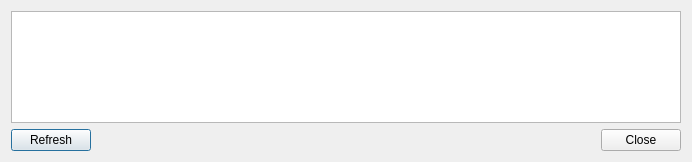
<?xml version="1.0" encoding="UTF-8"?>
<ui version="4.0">
 <class>PLuginManagerDialog</class>
 <widget class="QDialog" name="PLuginManagerDialog">
  <property name="windowModality">
   <enum>Qt::WindowModal</enum>
  </property>
  <property name="geometry">
   <rect>
    <x>0</x>
    <y>0</y>
    <width>692</width>
    <height>162</height>
   </rect>
  </property>
  <property name="windowTitle">
   <string>Dialog</string>
  </property>
  <layout class="QVBoxLayout" name="verticalLayout">
   <item>
    <widget class="QTableView" name="tableView">
     <property name="enabled">
      <bool>true</bool>
     </property>
     <property name="sizeAdjustPolicy">
      <enum>QAbstractScrollArea::AdjustToContents</enum>
     </property>
     <property name="editTriggers">
      <set>QAbstractItemView::NoEditTriggers</set>
     </property>
     <property name="alternatingRowColors">
      <bool>true</bool>
     </property>
     <property name="selectionMode">
      <enum>QAbstractItemView::NoSelection</enum>
     </property>
     <property name="selectionBehavior">
      <enum>QAbstractItemView::SelectRows</enum>
     </property>
     <property name="showGrid">
      <bool>false</bool>
     </property>
     <property name="gridStyle">
      <enum>Qt::NoPen</enum>
     </property>
     <attribute name="horizontalHeaderHighlightSections">
      <bool>false</bool>
     </attribute>
     <attribute name="horizontalHeaderStretchLastSection">
      <bool>true</bool>
     </attribute>
     <attribute name="verticalHeaderVisible">
      <bool>false</bool>
     </attribute>
     <attribute name="verticalHeaderCascadingSectionResizes">
      <bool>true</bool>
     </attribute>
     <attribute name="verticalHeaderMinimumSectionSize">
      <number>10</number>
     </attribute>
    </widget>
   </item>
   <item>
    <layout class="QHBoxLayout" name="horizontalLayout">
     <item>
      <widget class="QPushButton" name="pbRefresh">
       <property name="text">
        <string>Refresh</string>
       </property>
      </widget>
     </item>
     <item>
      <spacer name="horizontalSpacer">
       <property name="orientation">
        <enum>Qt::Horizontal</enum>
       </property>
       <property name="sizeHint" stdset="0">
        <size>
         <width>40</width>
         <height>20</height>
        </size>
       </property>
      </spacer>
     </item>
     <item>
      <widget class="QPushButton" name="pbClose">
       <property name="text">
        <string>Close</string>
       </property>
      </widget>
     </item>
    </layout>
   </item>
  </layout>
 </widget>
 <resources/>
 <connections>
  <connection>
   <sender>pbClose</sender>
   <signal>clicked()</signal>
   <receiver>PLuginManagerDialog</receiver>
   <slot>close()</slot>
   <hints>
    <hint type="sourcelabel">
     <x>444</x>
     <y>268</y>
    </hint>
    <hint type="destinationlabel">
     <x>355</x>
     <y>267</y>
    </hint>
   </hints>
  </connection>
 </connections>
</ui>
